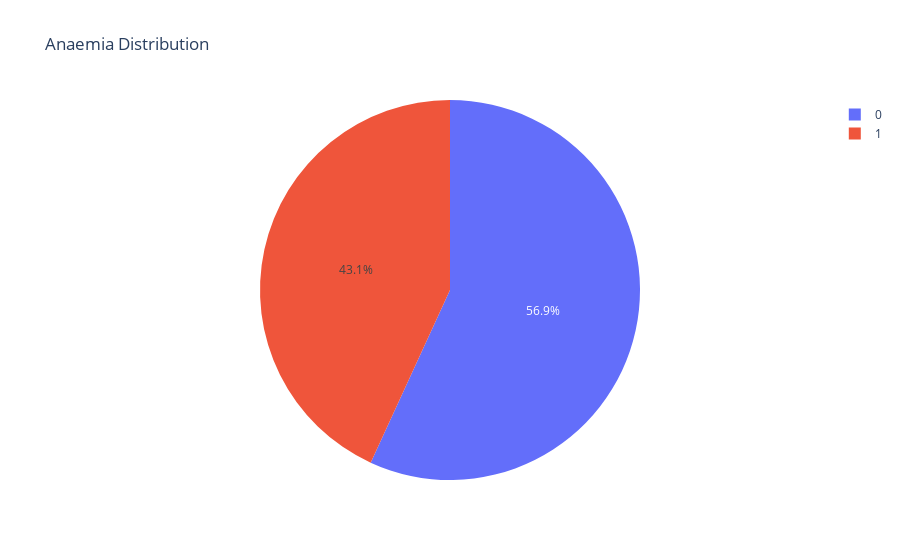

The code cell stored with this chart in its notebook:
### Code cell
anaemia = df['anaemia'].value_counts().reset_index()
anaemia.columns = ['anaemia', 'count']

fig = px.pie(
    anaemia, 
    values='count', 
    names="anaemia", 
    title='Anaemia Distribution', 
)

fig.show()

### Figure 1 — Plotly figure (JSON) as saved in the notebook; plotly's stock layout.template omitted (floating-point values rounded to 4 significant figures)
{"data": [{"domain": {"x": [0, 1], "y": [0, 1]}, "hovertemplate": "anaemia=%{label}<br>count=%{value}<extra></extra>", "labels": [0, 1], "legendgroup": "", "name": "", "showlegend": true, "type": "pie", "values": [170, 129]}], "layout": {"legend": {"tracegroupgap": 0}, "title": {"text": "Anaemia Distribution"}}}
